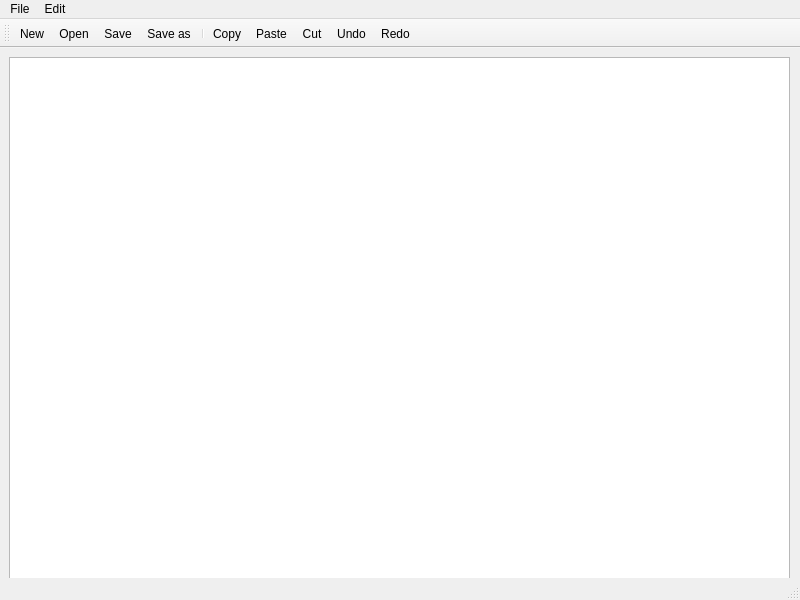
<?xml version="1.0" encoding="UTF-8"?>
<ui version="4.0">
 <class>NotepadWindow</class>
 <widget class="QMainWindow" name="NotepadWindow">
  <property name="geometry">
   <rect>
    <x>0</x>
    <y>0</y>
    <width>800</width>
    <height>600</height>
   </rect>
  </property>
  <property name="windowTitle">
   <string>NotepadWindow</string>
  </property>
  <widget class="QWidget" name="centralwidget">
   <widget class="QWidget" name="horizontalLayoutWidget">
    <property name="geometry">
     <rect>
      <x>9</x>
      <y>9</y>
      <width>781</width>
      <height>541</height>
     </rect>
    </property>
    <layout class="QHBoxLayout" name="horizontalLayout">
     <item>
      <widget class="QTextEdit" name="textEdit"/>
     </item>
    </layout>
   </widget>
  </widget>
  <widget class="QMenuBar" name="menubar">
   <property name="geometry">
    <rect>
     <x>0</x>
     <y>0</y>
     <width>800</width>
     <height>22</height>
    </rect>
   </property>
   <widget class="QMenu" name="menuFile">
    <property name="title">
     <string>File</string>
    </property>
    <addaction name="actionNew"/>
    <addaction name="actionOpen"/>
    <addaction name="actionSave"/>
    <addaction name="actionSave_as"/>
    <addaction name="actionExit"/>
   </widget>
   <widget class="QMenu" name="menuEdit">
    <property name="title">
     <string>Edit</string>
    </property>
    <addaction name="actionCopy"/>
    <addaction name="actionPaste"/>
    <addaction name="actionCut"/>
    <addaction name="actionUndo"/>
    <addaction name="actionRedo"/>
   </widget>
   <addaction name="menuFile"/>
   <addaction name="menuEdit"/>
  </widget>
  <widget class="QStatusBar" name="statusbar"/>
  <widget class="QToolBar" name="toolBar">
   <property name="enabled">
    <bool>true</bool>
   </property>
   <property name="windowTitle">
    <string>toolBar</string>
   </property>
   <attribute name="toolBarArea">
    <enum>TopToolBarArea</enum>
   </attribute>
   <attribute name="toolBarBreak">
    <bool>false</bool>
   </attribute>
   <addaction name="actionNew"/>
   <addaction name="actionOpen"/>
   <addaction name="actionSave"/>
   <addaction name="actionSave_as"/>
   <addaction name="separator"/>
   <addaction name="actionCopy"/>
   <addaction name="actionPaste"/>
   <addaction name="actionCut"/>
   <addaction name="actionUndo"/>
   <addaction name="actionRedo"/>
  </widget>
  <action name="actionNew">
   <property name="icon">
    <iconset theme="QIcon::ThemeIcon::DocumentNew"/>
   </property>
   <property name="text">
    <string>New</string>
   </property>
   <property name="toolTip">
    <string>New (Ctrl + N)</string>
   </property>
   <property name="shortcut">
    <string>Ctrl+N</string>
   </property>
  </action>
  <action name="actionOpen">
   <property name="icon">
    <iconset theme="QIcon::ThemeIcon::DocumentOpen"/>
   </property>
   <property name="text">
    <string>Open</string>
   </property>
   <property name="toolTip">
    <string>Open (Ctrl + O)</string>
   </property>
   <property name="shortcut">
    <string>Ctrl+O</string>
   </property>
  </action>
  <action name="actionSave_as">
   <property name="icon">
    <iconset theme="QIcon::ThemeIcon::DocumentSaveAs"/>
   </property>
   <property name="text">
    <string>Save as...</string>
   </property>
  </action>
  <action name="actionExit">
   <property name="icon">
    <iconset theme="QIcon::ThemeIcon::ApplicationExit"/>
   </property>
   <property name="text">
    <string>Exit</string>
   </property>
  </action>
  <action name="actionCopy">
   <property name="icon">
    <iconset theme="QIcon::ThemeIcon::EditCopy"/>
   </property>
   <property name="text">
    <string>Copy</string>
   </property>
   <property name="toolTip">
    <string>Copy (Ctrl + C)</string>
   </property>
  </action>
  <action name="actionPaste">
   <property name="icon">
    <iconset theme="QIcon::ThemeIcon::EditPaste"/>
   </property>
   <property name="text">
    <string>Paste</string>
   </property>
   <property name="toolTip">
    <string>Paste  (Ctrl + V)</string>
   </property>
  </action>
  <action name="actionCut">
   <property name="icon">
    <iconset theme="QIcon::ThemeIcon::EditCut"/>
   </property>
   <property name="text">
    <string>Cut</string>
   </property>
   <property name="toolTip">
    <string>Cut (Ctrl + X)</string>
   </property>
  </action>
  <action name="actionUndo">
   <property name="icon">
    <iconset theme="QIcon::ThemeIcon::EditUndo"/>
   </property>
   <property name="text">
    <string>Undo</string>
   </property>
   <property name="toolTip">
    <string>Undo  (Ctrl + Z)</string>
   </property>
  </action>
  <action name="actionRedo">
   <property name="icon">
    <iconset theme="QIcon::ThemeIcon::EditRedo"/>
   </property>
   <property name="text">
    <string>Redo</string>
   </property>
   <property name="toolTip">
    <string>Redo  (Ctrl + Y)</string>
   </property>
  </action>
  <action name="actionSave">
   <property name="icon">
    <iconset theme="QIcon::ThemeIcon::DocumentSave"/>
   </property>
   <property name="text">
    <string>Save</string>
   </property>
   <property name="toolTip">
    <string>Save (Ctrl + S)</string>
   </property>
   <property name="shortcut">
    <string>Ctrl+S</string>
   </property>
  </action>
 </widget>
 <resources/>
 <connections/>
</ui>
